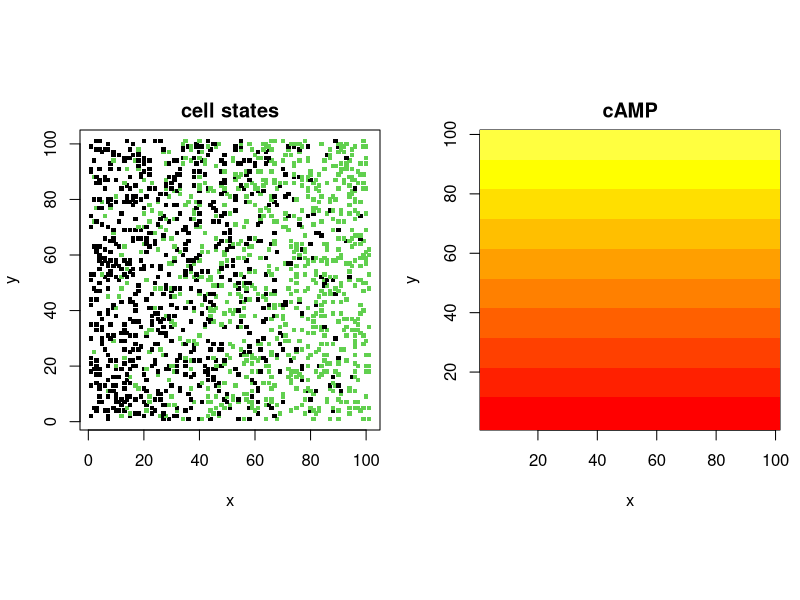
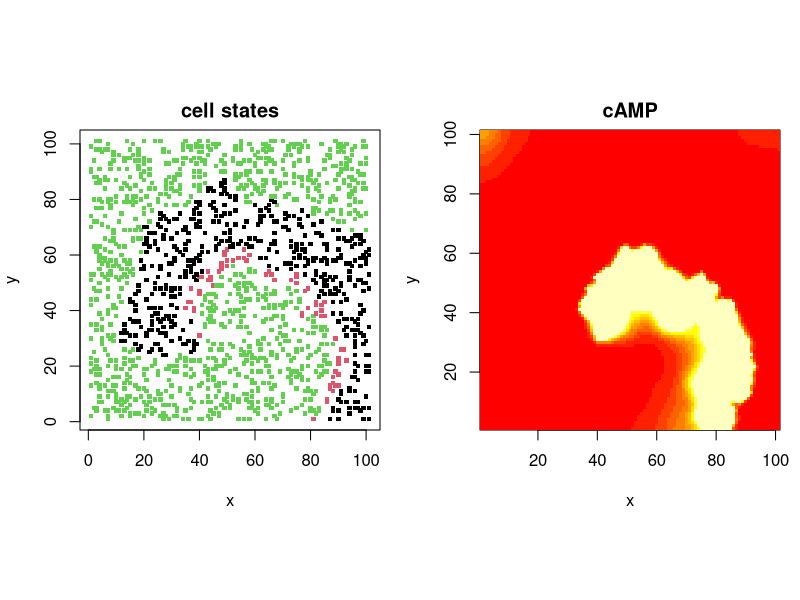

Recreate these plots in R, in order.
## ---- chunk 1
# place cells at random lattice points; set the initial cAMP gradient and cell states
init_cells <- function(n, ncell, p, t_r) {
  ind <- sort(sample(n * n, ncell))                # random linear grid indices
  ind_x <- (ind - 1) %% n + 1                      # grid coordinates of each cell
  ind_y <- (ind - 1) %/% n + 1
  con <- matrix(seq(0, 2, length.out = n), n, n, byrow = TRUE)   # linear cAMP gradient
  states <- rep(1L, ncell); clocks <- numeric(ncell)
  refr <- runif(ncell) < ind_x / n * p             # seed refractory cells along one axis
  states[refr] <- 3L; clocks[refr] <- t_r
  list(states = states, ind_x = ind_x, ind_y = ind_y, con = con, clocks = clocks)
}

# model parameters
n <- 101; rho <- 0.15; con_t <- 1; dc <- 300; k <- 0.5
t_e <- 2; t_r <- 20; p <- 1; t_total <- 150; dt <- 0.01; nframe <- 151
heat <- heat.colors(11); brk <- c(seq(0, 2, 0.2), 100)   # yellow = high cAMP, red = low

set.seed(1)
ncell <- as.integer(n * n * rho)
dat <- init_cells(n, ncell, p, t_r)
## ---- chunk 2
#| fig-width: 9
#| fig-height: 4.8
#| out-width: "95%"
#| rmar: false
par(mfrow = c(1, 2), pty = "s", mar = c(4, 4, 2, 1))
# cells (black = inactive, green = refractory) and the initial cAMP gradient
plot(dat$ind_x, dat$ind_y, col = dat$states, pch = 15, cex = 0.6,
     xlab = "x", ylab = "y", main = "cell states")
image(1:n, 1:n, dat$con, col = heat, breaks = brk, xlab = "x", ylab = "y", main = "cAMP")
## ---- chunk 3
# advance all cells one step through the inactive -> excited -> refractory cycle
update_states <- function(dat, con_t, t_e, t_r, dt) {
  s <- dat$states; clk <- dat$clocks
  con_cell <- dat$con[cbind(dat$ind_x, dat$ind_y)]   # local cAMP at each cell
  fire    <- s == 1L & con_cell >= con_t             # inactive -> excited (over threshold)
  ex_done <- s == 2L & clk < dt                      # excited -> refractory (excitation over)
  rf_done <- s == 3L & clk < dt                      # refractory -> inactive (recovered)
  tick    <- (s == 2L | s == 3L) & clk >= dt         # otherwise keep counting down
  clk[tick] <- clk[tick] - dt
  s[fire] <- 2L;    clk[fire] <- t_e
  s[ex_done] <- 3L; clk[ex_done] <- t_r
  s[rf_done] <- 1L; clk[rf_done] <- 0
  dat$states <- s; dat$clocks <- clk
  dat
}

# run the coupled cell + cAMP model, saving nframe snapshots
dicty_modeling <- function(dat, n, con_t, dc, k, t_e, t_r, t_total, dt, nframe) {
  nt <- as.integer(t_total / dt); rate_c <- dc / t_e
  save_every <- as.integer(nt / (nframe - 1)); ncell <- length(dat$states)
  states_all <- matrix(0L, nframe, ncell)
  con_all <- array(0, c(nframe, n, n))
  states_all[1, ] <- dat$states; con_all[1, , ] <- dat$con
  l <- 1
  for (step in seq_len(nt)) {
    dat <- update_states(dat, con_t, t_e, t_r, dt)
    con <- dat$con
    c_xp <- rbind(con[-1, ], con[n, ]); c_xm <- rbind(con[1, ], con[-n, ])   # no-flux BC
    c_yp <- cbind(con[, -1], con[, n]); c_ym <- cbind(con[, 1], con[, -n])
    dcdt <- (c_xp + c_xm + c_yp + c_ym - 4 * con) - k * con          # diffusion - degradation
    ex <- dat$states == 2L                                           # excited cells secrete cAMP
    if (any(ex)) dcdt[cbind(dat$ind_x[ex], dat$ind_y[ex])] <-
        dcdt[cbind(dat$ind_x[ex], dat$ind_y[ex])] + rate_c
    dat$con <- con + dcdt * dt
    if (step %% save_every == 0) {
      l <- l + 1; states_all[l, ] <- dat$states; con_all[l, , ] <- dat$con
    }
  }
  list(states = states_all, con = con_all, ind_x = dat$ind_x, ind_y = dat$ind_y)
}

res <- dicty_modeling(dat, n, con_t, dc, k, t_e, t_r, t_total, dt, nframe)
## ---- chunk 4
#| fig-width: 9
#| fig-height: 4.8
#| out-width: "95%"
#| rmar: false
par(mfrow = c(1, 2), pty = "s", mar = c(4, 4, 2, 1))
frame <- 80                                          # a snapshot partway through
plot(res$ind_x, res$ind_y, col = res$states[frame, ], pch = 15, cex = 0.6,
     xlab = "x", ylab = "y", main = "cell states")
image(1:n, 1:n, res$con[frame, , ], col = heat, breaks = brk,
      xlab = "x", ylab = "y", main = "cAMP")
